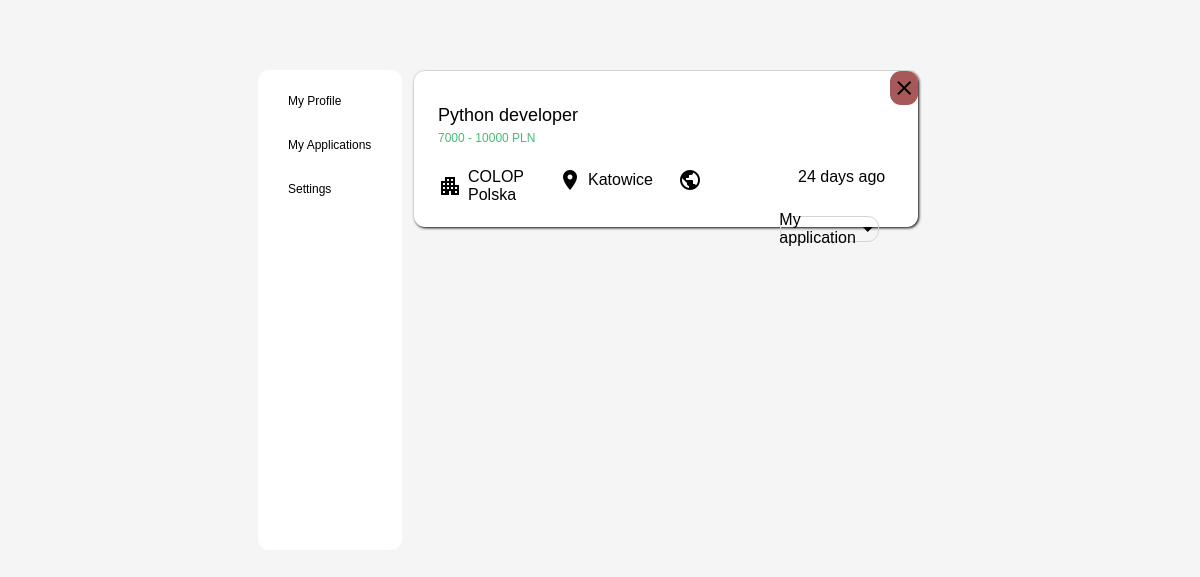
The page /my_applications.php (signed in) on the database its author committed.
### tables this page shows
CREATE TABLE `applications` (
  `application_id` int(11) NOT NULL,
  `user_id` int(11) DEFAULT NULL,
  `job_id` int(11) DEFAULT NULL,
  `application_date` date DEFAULT NULL,
  `status` varchar(255) DEFAULT NULL
);

CREATE TABLE `offers` (
  `job_id` int(11) NOT NULL,
  `name` varchar(50) NOT NULL,
  `min_salary` int(11) NOT NULL,
  `max_salary` int(11) NOT NULL,
  `company` varchar(100) NOT NULL,
  `location` varchar(50) NOT NULL,
  `workplace` varchar(15) NOT NULL,
  `date` date NOT NULL,
  `description` text NOT NULL,
  `experience` varchar(15) NOT NULL,
  `type` varchar(25) NOT NULL,
  `job_owner_id` int(11) NOT NULL
);

### my_applications.php (the view, shortened to what this page needs)
<!DOCTYPE html>
<html lang="PL">
<head>
    <link rel="stylesheet" href="style_account.css">
</head>
<body>
    <div id="account">
        <div id="nav">
            <ul>
                <a href="my_personal_profile.php"><li>My Profile</li></a>
                <a href="my_applications.php"><li>My Applications</li></a>
                <a href="settings_company.php"><li>Settings</li></a>
            </ul>
        </div>
        <div id="job_offers">
            <?php
            include 'database.php';
            $queryCheckingProfileType = $conn->prepare("SELECT `company_name` FROM users WHERE id = ?");
            $queryCheckingProfileType->bind_param("i", $_SESSION['user_id']);
            $queryCheckingProfileType->execute();
            $queryCheckingProfileType->store_result();
            $queryCheckingProfileType->bind_result($company_name);
            $user_id = $_SESSION['user_id'];
            $querySelectInfo = $conn -> prepare("SELECT offers.job_id, `name`, `min_salary`, `max_salary`, `company`, `location`, `workplace`, `date`, `type`, applications.status, applications.application_date FROM offers INNER JOIN applications ON offers.job_id = applications.job_id WHERE applications.user_id = ?");
            $querySelectInfo->bind_param("i", $user_id);
            $querySelectInfo->execute();
            $querySelectInfo->bind_result($job_id, $job_name, $min_salary, $max_salary, $company_name, $location, $workplace, $date, $type, $status, $applicationDate);
            $querySelectInfo->store_result();
            $numberOfRows = $querySelectInfo->num_rows;
            if($numberOfRows<1){
                echo('<div id="noOffers"><label>You don\'t have any applications</label></div>');
            }else{
                while ($querySelectInfo->fetch()) {
                if($max_salary == 0){
                    $salary = $min_salary." PLN";
                }else{
                    $salary = $min_salary." - ".$max_salary." PLN";
                }
                $todayDate = date_create(date("Y-m-d"));
                $uploadDate = date_create($date);
                $finalDate = date_diff($todayDate, $uploadDate);
                echo'
                <div id="job_offer">
                    <form method="POST" id = "deleteForm">
                        <div id="deleteOfferBox_' . $job_id . '" class="deleteOfferBox">
                            <p class="deleteOfferQuestion">Are you sure you want to delete that application?</p>
                            <div class="buttonContainer">
                                <button type="submit" name="deleteApplicationButton_' . $job_id . '">Yes</button>
                                <button type="button" onclick="toggleDeleteOverlay(' . $job_id . ')">No</button>
                            </div>
                        </div>
                    </form>
                    <div class="deleteOfferButton" onclick="toggleDeleteOverlay(' . $job_id . ')"><i class="material-icons">close</i></div>
                    <a href="offer.php?id=' . $job_id . '">
                        <div class="job_name">' . htmlspecialchars($job_name, ENT_QUOTES, 'UTF-8') . '</div>
                        <div class="salary">' . htmlspecialchars($salary, ENT_QUOTES, 'UTF-8') . '</div>
                        <div class="company_name"><i class="material-icons">apartment</i>' . htmlspecialchars($company_name, ENT_QUOTES, 'UTF-8') . '</div>
                        <div class="job_location"><i class="material-icons">location_on</i>' . htmlspecialchars($location, ENT_QUOTES, 'UTF-8') . '</div>
                        <div class="workplace"><i class="material-icons">public</i>' . htmlspecialchars($workplace, ENT_QUOTES, 'UTF-8') . '</div>
                        <div class="date">' . $finalDate->format("%a days ago") . '</div>
                    </a>';
                $queryApplicantInfo = $conn->prepare("SELECT `name`, applications.application_id, applications.user_id, applications.status, applications.application_date FROM users INNER JOIN applications ON users.id = applications.user_id WHERE applications.user_id = ? AND applications.job_id = ?");
                $queryApplicantInfo->bind_param("ii", $user_id, $job_id);
                $queryApplicantInfo->execute();
                $queryApplicantInfo->bind_result($applicantName, $applicationId, $applicantId, $status, $applicationDate);
                $queryApplicantInfo->store_result();
                echo '
                    <div class="applicationInfoButton" onclick="toggleApplicationInfo('.$job_id.')">My application <i class="material-icons" id="toggleApplicationIcon_'.$job_id.'">arrow_drop_down</i></div>
                    </div>
                    <div id="applicationInfo_' . $job_id . '" class="applicationInfo" style="display: none;">';
                while ($queryApplicantInfo->fetch()) {
                    echo '
                    <div class="application">
                        <div class="applicationDate">Application date: <br>' .$applicationDate. '</div>
                        <div class="applicationStatusChange">Status: <p id="statusText_'.$applicationId.'" class="statusText">'.$status.'</p></div>
                    </div>
                    </div>';
                    }
                }
                echo '</div>';
            }
        ?>
        </div>
</body>
</html>

### style_account.css (style rules this page uses)
body { background-color: #f5f5f5; margin: 0; font-family: "Nunito Sans", sans-serif; display: flex; justify-content: center; align-items: center; height: 100vh; }
#account { margin: auto; width: 57vw; height: 40vw; margin-top: 5.81vw; }
a { text-decoration: none; color: black; }
#nav { width: 12vw; height: 40vw; float: left; border-radius: 11px; background-color: #ffffff; }
ul { padding: 0; margin-top: 1vw; list-style: none; }
li { width: 7vw; margin: 0.5vw auto; font-size: 1vw; border-radius: 11px; padding: 1vw; }
#job_offers { width: 43vw; height: 39vw; margin-left: 12vw; overflow-y: auto; padding: 0.1vw 1vw 1vw 1vw; border-radius: 11px; }
#job_offer { background-color: #ffffff; width: 42vw; height: 13vw; border-radius: 11px; margin-bottom: 1vw; box-shadow: 1px 1px 3px black; }
.job_name { margin-left: 2vw; font-size: 1.5vw; }
.salary { width: 9vw; margin-left: 2vw; color: #48BB78; line-height: 2vw; font-size: 1vw; }
.company_name, .job_location, .workplace, .date { width: 8vw; float: left; margin-left: 2vw; margin-top: 1.5vw; display: flex; align-items: center; }
.company_name .material-icons, .job_location .material-icons, .workplace .material-icons { margin-right: 0.5vw; }
.deleteOfferButton { padding: 0.4vw 1vw; display: flex; align-items: center; justify-content: center; background-color: rgb(167, 88, 88); margin-left: 39.7vw; border-radius: 11px; }
.applicationInfoButton { float: left; width: 7.1vw; height: 1vw; padding: 0.5vw; border: 1px solid #d8d3d3; border-radius: 11px; margin: 1vw 0 0 30.5vw; display: flex; align-items: center; justify-content: center; }

### rows shown on the page
applications: job.name "Python developer", job.max_salary "7000 - 10000 PLN", job.company "COLOP Polska", job.location "Katowice", job.date "24 days ago"
